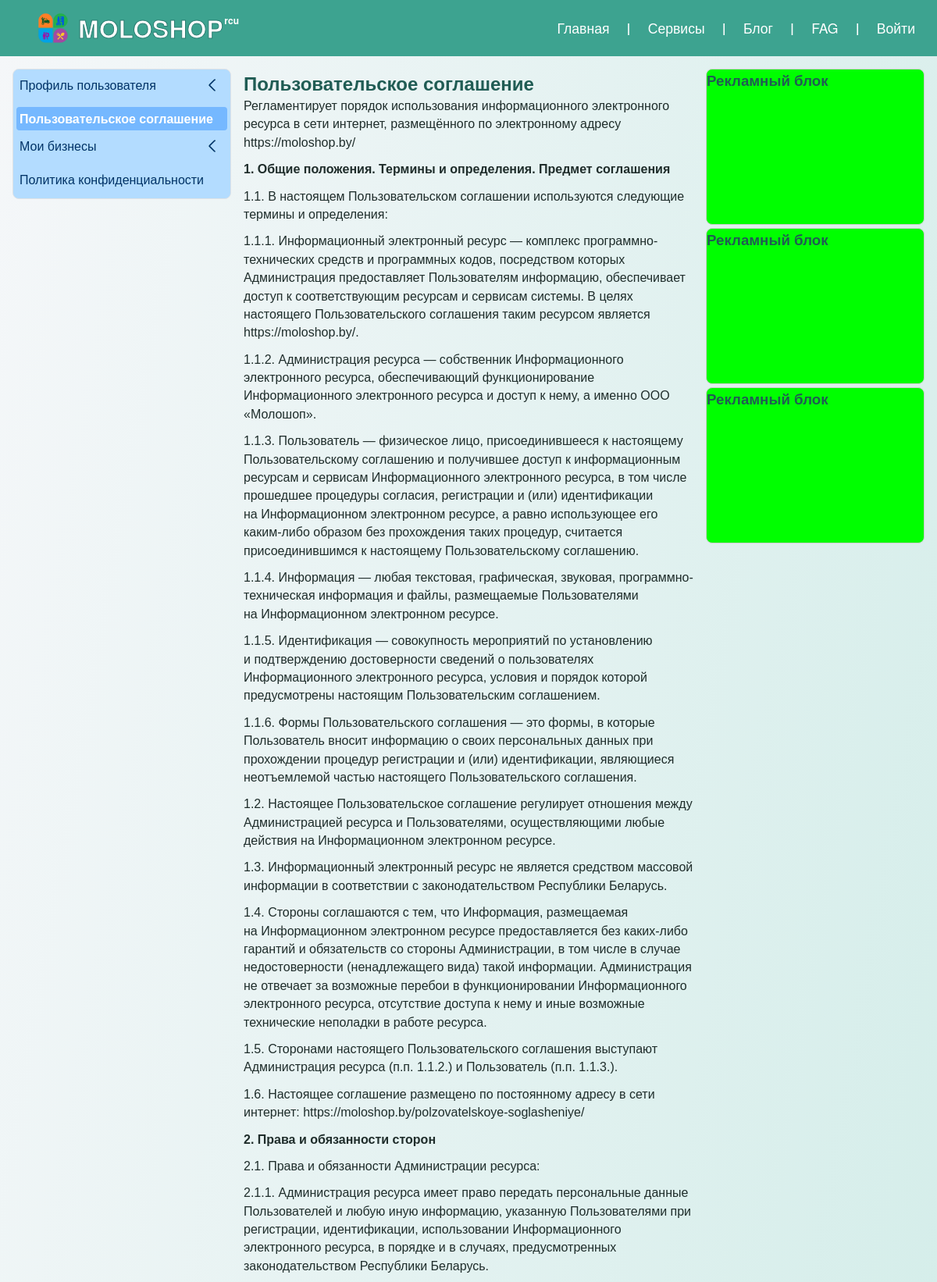
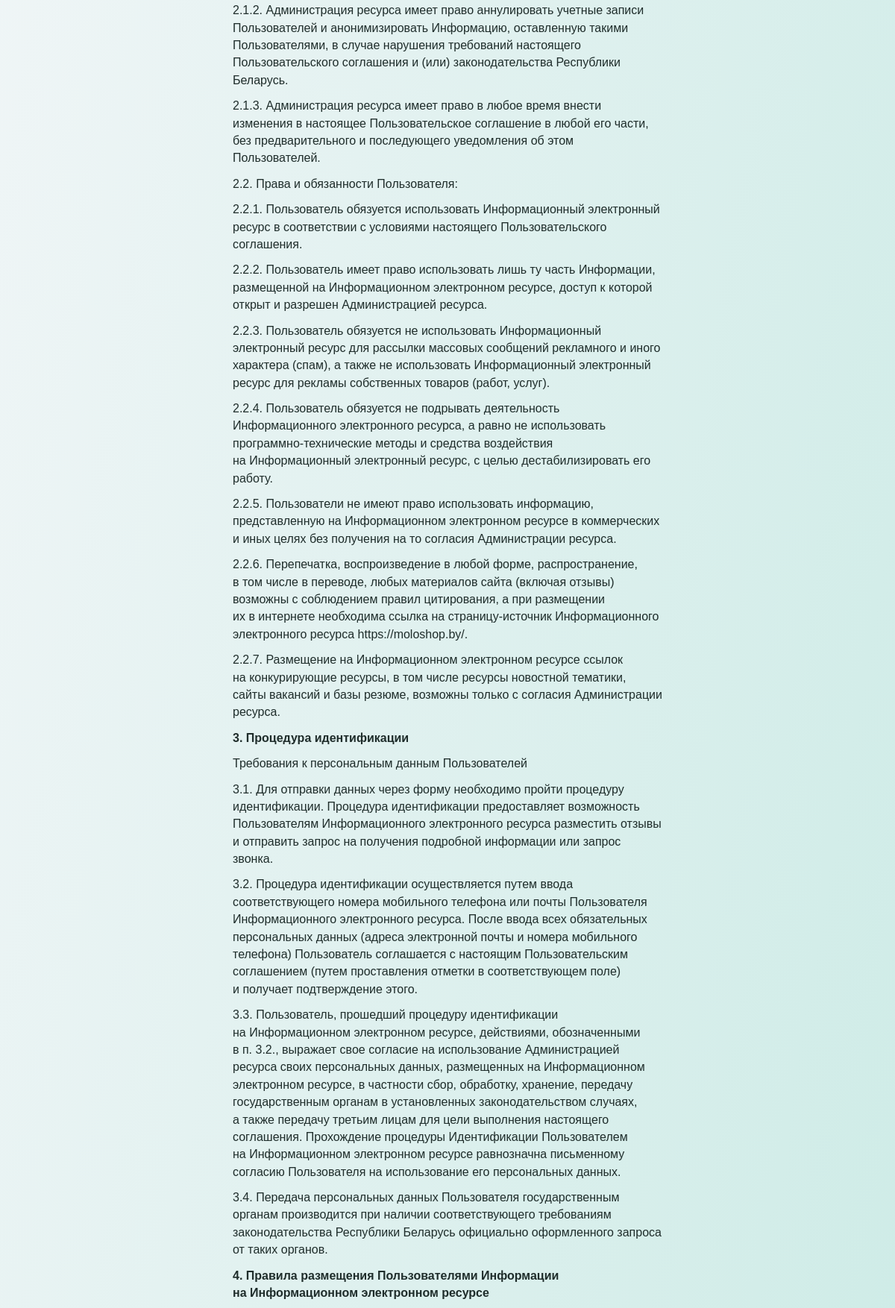
The page /core/docs/polzovatelskoe-soglashenie/ (upper part) on the database its author committed (2 pictures, top to bottom).
### apps/users/models/menu.py (models this page shows, shortened)
class ProfileMenuCategory(UUIDModel, MPTTModel):
    user = models.ForeignKey(
        settings.AUTH_USER_MODEL,
        on_delete=models.CASCADE,
        related_name="profile_menu_categories",
        verbose_name="Пользователь",
        null=True,
        blank=True,
        help_text="Пользователь для персональных пунктов меню. Пусто — для общего меню."
    )
    name = models.CharField(max_length=100, verbose_name="Название пункта меню")
    url = models.CharField(max_length=200, blank=True, verbose_name="Имя URL-шаблона",
                           help_text="Имя URL-шаблона с namespace (например: 'landing:policy_detail')")
    url_params = models.JSONField(blank=True, null=True, verbose_name="Параметры для URL",
                                 help_text='Параметры для reverse(), например: {"slug":"politika-konfidentsialnosti"}')
    external_url = models.URLField(blank=True, null=True, verbose_name="Внешняя ссылка",
                                   help_text="Внешняя ссылка (например: https://t.me/moloshop)")
    parent = TreeForeignKey("self", on_delete=models.CASCADE, null=True, blank=True,
                           related_name="children", verbose_name="Родительский пункт меню")
    order = models.PositiveIntegerField(default=0, verbose_name="Порядок сортировки")
    is_active_link = models.BooleanField(default=True, verbose_name="Активная ссылка",
                                         help_text="Если выключена, пункт меню не активен")
    updated_at = models.DateTimeField(auto_now=True, verbose_name="Дата обновления")
    class MPTTMeta:
        order_insertion_by = ["order"]
    class Meta:
        app_label = "users"
        verbose_name = "Пункт меню"
        verbose_name_plural = "Меню личного кабинета"
        ordering = ["order"]
        unique_together = ("user", "name", "parent")
    def get_absolute_url(self):
        from django.urls import reverse
        if self.url:
            try:
                if self.url_params:
                    return reverse(self.url, kwargs=self.url_params)
                return reverse(self.url)
            except Exception:
                return "#"
        elif self.external_url:
            return self.external_url
        return "#"

### apps/core/models/core_documents.py (models this page shows, shortened)
class ContractsInstructions(SlugNamespaceModel):
    seo_title = models.CharField(
        max_length=70,
        blank=True,
        verbose_name='SEO заголовок'
    )
    seo_description = models.CharField(
        max_length=160,
        blank=True,
        verbose_name='SEO описание'
    )
    content = RichTextUploadingField()  # -//- с загрузкой картинок/файлов, свойства по умолчанию
    created_at = models.DateTimeField(auto_now_add=True)
    class Meta:
        verbose_name = "Политику, правила, инструкции"
        verbose_name_plural = "Политики, правила, инструкции"

### apps/core/views.py (the view)
# urls.py: path('docs/<slug:slug>/', docs_detail, name='docs_detail'),
def docs_detail(request, slug):
    document = get_object_or_404(ContractsInstructions, slug=slug)
    context = {
        'document': document
    }
    return render(request, 'core/docs.html', context)

### apps/core/models/footer_menu.py (called while the page is built)
    def get_col_desktop(self):
        if self.col_desctop:
            return self.col_desctop
        return 4 if self.parent is None and self.order < 4 else 12

    def get_col_md(self):
        return self.col_md or 12

    def get_url(self):
        if self.external_url:
            return self.external_url
        if not self.url or self.url == "#":
            return "#"
        try:
            return reverse(self.url, kwargs=self.url_params or {})
        except NoReverseMatch:
            return "#"

### apps/core/templatetags/footer_menu.py (called while the page is built)
@register.inclusion_tag("core/includes/footer_menu.html", takes_context=True)
def render_footer_menu(context):
    request = context["request"]
    parents = FooterMenuCategory.objects.filter(parent__isnull=True, is_active_link=True).order_by("order")
    return {
        "parents": parents,
        "request": request,
    }

### apps/core/templatetags/string_filters.py (called while the page is built)
@register.filter
def startswith(value, prefix: str) -> bool:
    if not isinstance(value, str):
        return False
    return value.startswith(prefix)

### apps/core/templates/core/docs.html (shortened to what this page needs)
{% extends "users/base_userpanel.html" %}
{% block users_content %}
<article class="contracts-instructions">
    <header>
        <h1>{{ document.title }}</h1>
    </header>
    <section class="document-content ckeditor-content">
        {{ document.content|safe }}
    </section>
</article>
{% endblock %}

### apps/users/templates/users/components/user_menu.html (shortened to what this page needs)
<div class="user-menu-wrapper mb-4 border rounded">
  <nav class="user-menu">
    {% for section in menu_sections %}
      <div class="menu-section">
        {% if section.children.exists %}
          <div class="menu-header-wrap">
            <a href="{{ section.get_absolute_url }}"
               class="menu-header{% if current_path == section.get_absolute_url %} active{% endif %}">
              {{ section.name }}
            </a>
            <label for="toggle-section-{{ section.pk }}" class="chevron-toggle" aria-label="Развернуть меню">
              <span class="chevron-icon"></span>
            </label>
          </div>
        {% else %}
          <div class="menu-header-wrap">
            <a href="{{ section.get_absolute_url }}"
               class="menu-header{% if current_path == section.get_absolute_url %} active{% endif %}">
              {{ section.name }}
            </a>
          </div>
        {% endif %}
      </div>
    {% endfor %}
  </nav>
</div>

### apps/core/static/core/css/global_core.css (style rules this page uses)
*,*::before,*::after { margin:0;padding:0;box-sizing:border-box;border:0;vertical-align:baseline }
html,body { height:100%;margin:0;min-height:100vh }
a { color:inherit;text-decoration:none;cursor:pointer;transition:color 0.3s ease }
h1,h2,h3,h4,h5,h6 { font-weight:600;color:#205c54 }
body { font-family:'Helvetica Neue', Arial, sans-serif;font-weight:400;font-size:16px;line-height:1.5;color:#1f2d2b;background:linear-gradient(to bottom right, #f5f7f9, #C2E8E1);background-repeat:no-repeat;background-attachment:fixed;-webkit-font-smoothing:antialiased;-moz-osx-font-smoothing:grayscale;-webkit-text-size-adjust:100%;-ms-text-size-adjust:100%;min-height:100vh;text-rendering:optimizeLegibility }
p,span,label,a { font-size:1rem;line-height:1.4;color:#1f2d2b }
.mb-4 { margin-bottom:1rem !important }
.border { border:1px solid #dee2e6 !important }
.rounded { border-radius:0.5rem !important }

### apps/users/static/users/css/users.css (style rules this page uses)
.user-menu-wrapper { background:#B3DCFF;border:1px solid #ccc;border-radius:0.5rem;padding:0 }
.user-menu-wrapper .user-menu { display:block;padding:.25rem }
.user-menu-wrapper .menu-section { margin-bottom:.25rem }
.user-menu-wrapper .menu-section .menu-header-wrap,.user-menu-wrapper .menu-section .submenu-header-wrap { display:flex;justify-content:space-between;align-items:center }
.user-menu-wrapper .menu-section .menu-header { flex-grow:1;text-decoration:none;font-weight:500;background-color:#B3DCFF;color:#036;padding:0.25rem 0.25rem;border-radius:0.25rem }
.user-menu-wrapper .menu-section .menu-header.active { background-color:#75B8FF;color:#fff;font-weight:bold }
.user-menu-wrapper .menu-section .chevron-toggle { display:inline-flex;align-items:center;justify-content:center;width:2rem;height:2rem;cursor:pointer }
.user-menu-wrapper .menu-section .chevron-icon { display:inline-block;width:12px;height:12px;border:solid #036;border-width:0 2px 2px 0;transform:rotate(135deg);border-radius:2px;transition:transform 0.3s ease }

### rows shown on the page
ProfileMenuCategory: name "Профиль пользователя"
ProfileMenuCategory: name "Пользовательское соглашение"
ProfileMenuCategory: name "Мои бизнесы"
ProfileMenuCategory: name "Политика конфиденциальности"
ContractsInstructions: title "Пользовательское соглашение", content "Регламентирует порядок использования информационного электронного ресурса в сети интернет, размещённого по электронному адресу https://moloshop.by/ 1. Общие положения. Термины и определения. Предмет соглашения 1.1. В настоящем Пользовательском соглашении используются следующие термины и определения: 1.1.1. Информационный электронный ресурс — комплекс программно-технических средств и программных кодов, посредством которых Администрация предоставляет Пользователям информацию, обеспечивает доступ к соответствующим ресурсам и сервисам системы. В целях настоящего Пользовательского соглашения таким ресурсом является https://moloshop.by/. 1.1.2. Администрация ресурса — собственник Информационного…"

### other values the page prints
{{ item.title }} "Главная" "Сервисы" "Блог" "FAG" "Войти"
